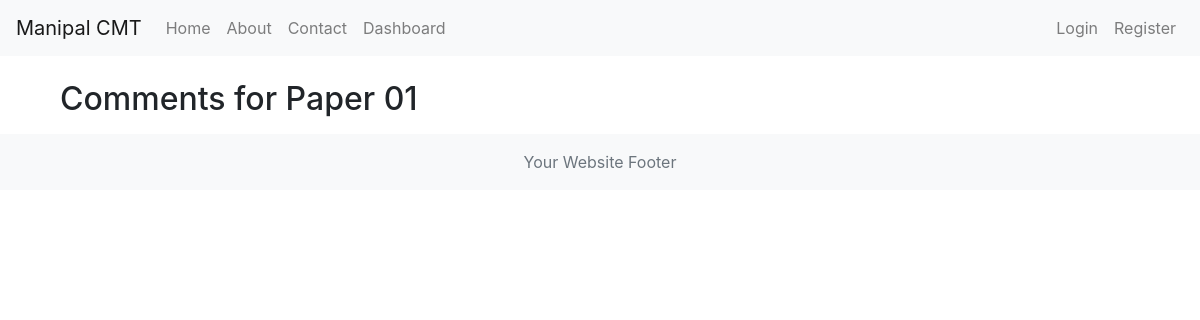
The app's page /submit-paper/c/view-comments/ec2c2942-df5f-4812-b42d-6c19c58bb3ec/, older data.
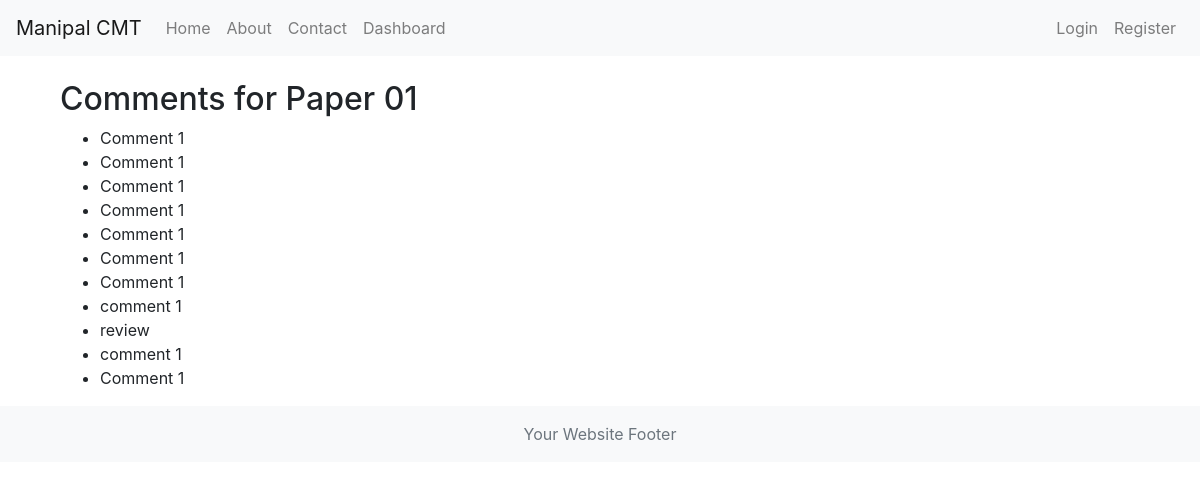
The same page, newer data.
### submissions/models.py (models this page shows, shortened)
class Paper(models.Model):
    STATUS_CHOICES = (
        ('not_reviewed', 'Not Reviewed'),
        ('under_review', 'Under Review'),
        ('reviewed', 'Reviewed'),
        ('accepted', 'Accepted'),
        ('rejected', 'Rejected'),
    )
    TRACKS = (
        ('track01', 'Track One'),
        ('track02', 'Track Two'),
        ('track03', 'Track Three')
    )
    id = models.UUIDField(primary_key=True, default=uuid.uuid4, editable=False)
    title = models.CharField(max_length=100)
    abstract = models.TextField()
    author = models.ForeignKey(User, on_delete=models.CASCADE)
    submission_date = models.DateTimeField(auto_now_add=True)
    track = models.CharField(max_length=50, choices=TRACKS)
    status = models.CharField(max_length=20, choices=STATUS_CHOICES, default='not_reviewed')
    reviewer1 = models.ForeignKey(User, on_delete=models.SET_NULL, related_name='reviewer1', null=True, blank=True)
    reviewer2 = models.ForeignKey(User, on_delete=models.SET_NULL, related_name='reviewer2', null=True, blank=True)
    assigned = models.BooleanField(default=False)
    review1_status = models.BooleanField(default=False)
    review2_status = models.BooleanField(default=False)

class Comment(models.Model):
    paper = models.ForeignKey(Paper, on_delete=models.CASCADE)
    reviewer = models.ForeignKey(User, on_delete=models.CASCADE)
    comment = models.TextField()
    created_at = models.DateTimeField(auto_now_add=True)

### submissions/views.py (the view)
# urls.py: path('c/view-comments/<uuid:paper_id>/', views.view_comments, name='view_comments'),
def view_comments(request, paper_id):
    paper = get_object_or_404(Paper, pk=paper_id)
    comments = Comment.objects.filter(paper=paper)
    return render(request, 'view_comments.html', {'paper': paper, 'comments': comments})

### submissions/templates/view_comments.html (shortened to what this page needs)
{% extends 'layout.html' %}
{% block content %}
<div class="container">
    <h2>Comments for {{ paper.title }}</h2>
    <ul>
        {% for comment in comments %}
        <li>{{ comment.comment }}</li>
        {% endfor %}
    </ul>
</div>
{% endblock %}

### conference_management/templates/layout.html (shortened to what this page needs)
{% load static %}
<!DOCTYPE html>
<html lang="en">
<head>
    <link rel="stylesheet" href="https://stackpath.bootstrapcdn.com/bootstrap/4.5.2/css/bootstrap.min.css">
    <link rel="stylesheet" href="{% static 'css/custom.css' %}">
</head>
<body>
<nav class="navbar navbar-expand-lg navbar-light bg-light">
    <a class="navbar-brand" href="#">Manipal CMT</a>
    <div class="collapse navbar-collapse" id="navbarSupportedContent">
        <ul class="navbar-nav mr-auto">
            <li class="nav-item {% if request.path == '/' %}active{% endif %}">
                <a class="nav-link" href="{% url 'home' %}">Home</a>
            </li>
            <li class="nav-item {% if request.path == '/about/' %}active{% endif %}">
                <a class="nav-link" href="{% url 'about' %}">About</a>
            </li>
            <li class="nav-item {% if request.path == '/contact/' %}active{% endif %}">
                <a class="nav-link" href="{% url 'contact' %}">Contact</a>
            </li>
            <li class="nav-item {% if request.path == '/dashboard/' %}active{% endif %}">
                <a class="nav-link" href="{% url 'dashboard' %}">Dashboard</a>
            </li>
        </ul>
        <ul class="navbar-nav ml-auto">
            {% if user.is_authenticated %}
                <li class="nav-item">
                    <form action="{% url 'logout' %}" method="post">
                        {% csrf_token %}
                        <button type="submit" class="nav-link btn btn-link">Logout</button>
                    </form>
                </li>
            {% else %}
                <li class="nav-item">
                    <a class="nav-link" href="{% url 'login' %}">Login</a>
                </li>
                <li class="nav-item">
                    <a class="nav-link" href="{% url 'register' %}">Register</a>
                </li>
            {% endif %}
        </ul>
    </div>
</nav>
<div class="container mt-4">
    {% block content %}
    {% endblock %}
</div>
<footer class="footer mt-auto py-3 bg-light">
    <div class="container text-center">
        <span class="text-muted">Your Website Footer</span>
    </div>
</footer>
</body>
</html>

Row changes from the older to the newer data that the page shows:
added Comment: comment "Comment 1"
added Comment: comment "Comment 1"
added Comment: comment "Comment 1"
added Comment: comment "Comment 1"
added Comment: comment "Comment 1"
added Comment: comment "Comment 1"
added Comment: comment "Comment 1"
added Comment: comment "comment 1"
added Comment: comment "review"
added Comment: comment "comment 1"
added Comment: comment "Comment 1"
